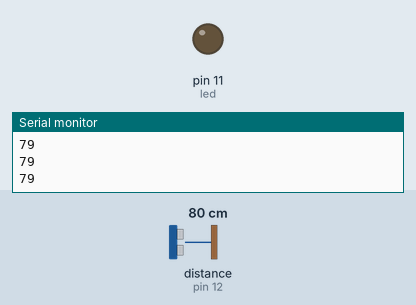
The sketch below on a simulated Arduino Uno, built with avr-gcc and run on an emulated ATmega328P. On the bench: output pins drawn as LEDs (lit = HIGH), the last lines printed to the serial monitor. Wiring (inferred from the names in the program): ultrasonic range finder: trigger pin 13; echo pin 12. The inputs (shaded band) are chosen by the test bench; at power-on: distance to the obstacle (sensor on pin 12) 80 cm. The echo pulse lasts 58.3 µs per cm; pins used as bus, display or sensor lines are not drawn.

Above: at 1.2 s.
1.3 s: distance to the obstacle (sensor on pin 12) set to 12 cm
2.8 s: distance to the obstacle (sensor on pin 12) set to 9 cm
At 3.9 s:
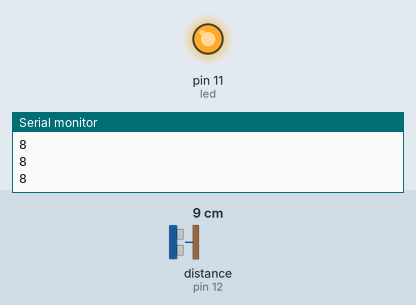
4.5 s: distance to the obstacle (sensor on pin 12) set to 18 cm
At 5.2 s:
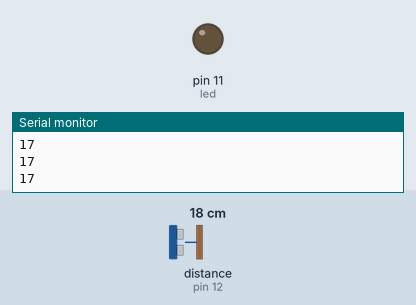
6.0 s: distance to the obstacle (sensor on pin 12) set to 2 cm
At 6.7 s:
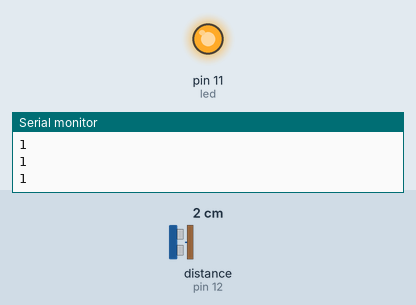
Timing chart, 0 to 8.5 s (numbered marks = the images above; inputs shaded):
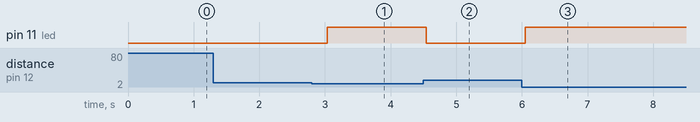

The sketch:

PhysicalPixel.ino
```cpp
int trigPin = 13;
int echoPin = 12;
int led = 11;

int incomingByte; // variable for reading from serial port - from p5.js


void setup(){


Serial.begin (9600);

pinMode(trigPin, OUTPUT);

pinMode(echoPin, INPUT);

pinMode(led, OUTPUT);

}


void loop(){
//variables that used to convert to cm and inches
long duration, distance, inches, cm;

pinMode(trigPin, OUTPUT);
//set the pin LOW first to make sure it's in the state you want*
digitalWrite(trigPin, LOW);
//give it a little delay to make things run smoothly
delayMicroseconds(2);
//turn high, and sends out an ultrasonic pulse
digitalWrite(trigPin, HIGH);
//make it run smoothly by delay
delayMicroseconds(10);
//set low to clear it
digitalWrite(trigPin, LOW);
//it read the length of time,
pinMode(echoPin, INPUT);
//pluseIN waits for the pin to go high,then recordes the time in microseconds until the pin goes LOW
duration = pulseIn(echoPin, HIGH);


distance = (duration/2) / 29.1;

//if (distance < 10)

//{ digitalWrite(led,HIGH);

//}

//else {

//digitalWrite(led,LOW);

//}


//if(Serial.available() < 10){

  if(distance < 10){
  incomingByte = Serial.read();
  digitalWrite(led,HIGH);
}else{
  digitalWrite(led,LOW);
}

Serial.println(distance);


delay(300);

}

long microsecondsToInches(long microseconds){
  //these conversion numbers come from the data sheet for the sensor, just trust them!
  return microseconds/74/2;
  }
long microsecondsToCentimeters(long microseconds){
  return microseconds/29/2;
}
```

Measured:
- the behaviour switches between 11 and 10 cm on distance to the obstacle (sensor on pin 12) (found by bisection; images 0 and 1)
- after the input at 2.8 s, pin 11 (led): LOW → HIGH after 0.24 s
- after the input at 4.5 s, pin 11 (led): HIGH → LOW at once
- after the input at 6.0 s, pin 11 (led): LOW → HIGH after 0.05 s
